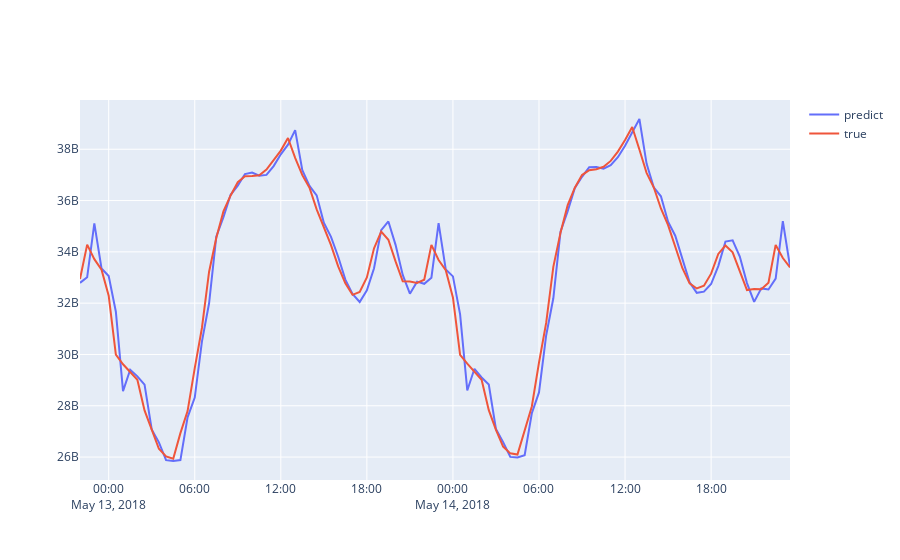

Write notebook code for a chart like this one.
### Code cell
fig = go.Figure(layout=)

fig.add_trace(go.Scatter(x=df_predict["date"], y=df_predict["predict"], name="predict"))
fig.add_trace(go.Scatter(x=df_predict["date"], y=df_predict["true"], name="true"))
